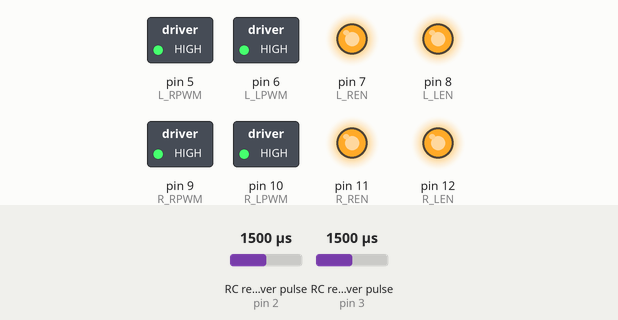
Recording of a sketch running on a simulated Arduino Uno, built with avr-gcc and run on an emulated ATmega328P. On the bench: switched loads named in the sketch (green lamp = pin HIGH), output pins drawn as LEDs (lit = HIGH). Wiring (inferred from the names in the program): 2 × RC receiver channel: data pin 2 / data pin 3. The inputs (shaded band) are chosen by the test bench; at power-on: RC receiver pulse (sensors on pin 2, pin 3) 1500 µs.

Above: at 1.2 s.
1.3 s: RC receiver pulse (sensor on pin 2) set to 1482 µs
2.8 s: RC receiver pulse (sensor on pin 2) set to 1454 µs
At 4.0 s:
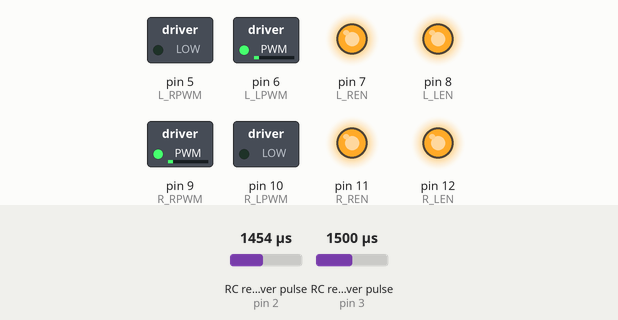
4.3 s: RC receiver pulse (sensor on pin 3) set to 1471 µs
5.8 s: RC receiver pulse (sensor on pin 3) set to 1455 µs
At 6.5 s:
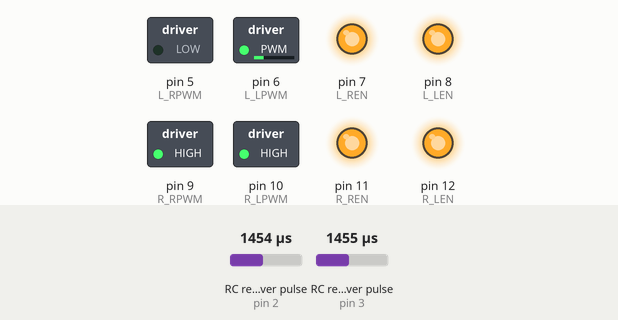
7.3 s: RC receiver pulse (sensor on pin 2) set to 1453 µs
At 7.6 s:
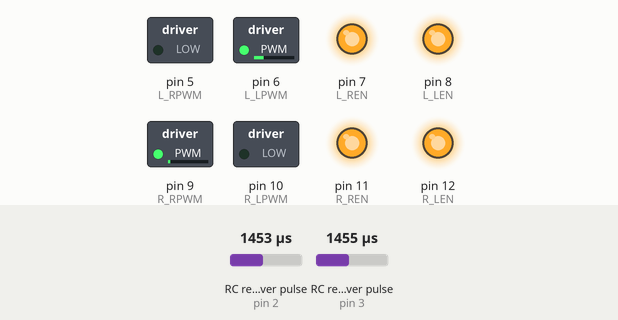
8.8 s: RC receiver pulse (sensor on pin 3) set to 1020 µs
At 10.0 s:
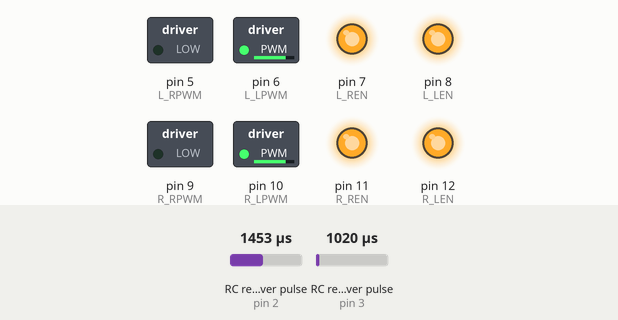
Timing chart, 0 to 11.3 s (numbered marks = the images above; inputs shaded):
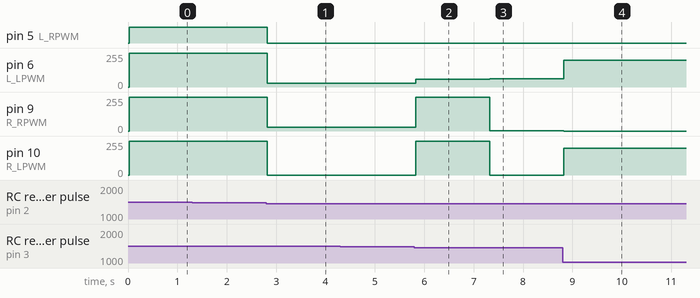

The sketch:

range_calibrated_control.ino
```cpp
// ============================================
// PWM Control With Proper TX Calibration
// TX Range: 1200–1800
// ============================================

#define CH1_PIN 2
#define CH2_PIN 3

#define L_RPWM 5
#define L_LPWM 6
#define L_REN  7
#define L_LEN  8

#define R_RPWM 9
#define R_LPWM 10
#define R_REN  11
#define R_LEN  12

#define TX_MIN 1200
#define TX_MID 1500
#define TX_MAX 1800

#define DEADZONE 30
#define MAX_PWM 200

void setup() {

  pinMode(CH1_PIN, INPUT);
  pinMode(CH2_PIN, INPUT);

  pinMode(L_RPWM, OUTPUT);
  pinMode(L_LPWM, OUTPUT);
  pinMode(L_REN, OUTPUT);
  pinMode(L_LEN, OUTPUT);

  pinMode(R_RPWM, OUTPUT);
  pinMode(R_LPWM, OUTPUT);
  pinMode(R_REN, OUTPUT);
  pinMode(R_LEN, OUTPUT);

  digitalWrite(L_REN, HIGH);
  digitalWrite(L_LEN, HIGH);
  digitalWrite(R_REN, HIGH);
  digitalWrite(R_LEN, HIGH);
}

void loop() {

  int ch1 = pulseIn(CH1_PIN, HIGH, 25000);
  int ch2 = pulseIn(CH2_PIN, HIGH, 25000);

  int steer = mapChannel(ch1);
  int throttle = mapChannel(ch2);

  int left = throttle + steer;
  int right = throttle - steer;

  left = constrain(left, -MAX_PWM, MAX_PWM);
  right = constrain(right, -MAX_PWM, MAX_PWM);

  driveMotor(left, L_RPWM, L_LPWM);
  driveMotor(right, R_RPWM, R_LPWM);
}

int mapChannel(int value) {

  if (value > TX_MID - DEADZONE && value < TX_MID + DEADZONE)
    return 0;

  if (value >= TX_MID)
    return map(value, TX_MID, TX_MAX, 0, MAX_PWM);
  else
    return map(value, TX_MIN, TX_MID, -MAX_PWM, 0);
}

void driveMotor(int value, int rpwm, int lpwm) {

  if (value > 0) {
    analogWrite(rpwm, value);
    analogWrite(lpwm, 0);
  }
  else if (value < 0) {
    analogWrite(rpwm, 0);
    analogWrite(lpwm, -value);
  }
  else {
    digitalWrite(rpwm, HIGH);
    digitalWrite(lpwm, HIGH);
  }
}
```

Measured:
- the behaviour switches between 1470 and 1469 µs on RC receiver pulse (sensor on pin 2) (found by bisection; images 0 and 1)
- the behaviour switches between 1456 and 1455 µs on RC receiver pulse (sensor on pin 3) (found by bisection; images 1 and 2)
- the behaviour switches between 1454 and 1453 µs on RC receiver pulse (sensor on pin 2) (found by bisection; images 2 and 3)
- after the input at 1.3 s, every drawn part: stays the same
- after the input at 2.8 s, pin 5 (L_RPWM): HIGH → LOW at once; pin 6 (L_LPWM), pin 9 (R_RPWM): 255/255 → 30/255 at once; pin 10 (R_LPWM): 255/255 → 0/255 at once
- after the input at 4.3 s, every drawn part: stays the same
- after the input at 5.8 s, pin 6 (L_LPWM): 30/255 → 60/255 at once; pin 9 (R_RPWM): 30/255 → 255/255 at once; pin 10 (R_LPWM): 0/255 → 255/255 at once
- after the input at 7.3 s, pin 6 (L_LPWM): 60/255 → 61/255 at once; pin 9 (R_RPWM): 255/255 → 1/255 at once; pin 10 (R_LPWM): 255/255 → 0/255 at once
- after the input at 8.8 s, pin 6 (L_LPWM): 61/255 → 200/255 at once; pin 9 (R_RPWM): 1/255 → 0/255 at once; pin 10 (R_LPWM): 0/255 → 200/255 at once
